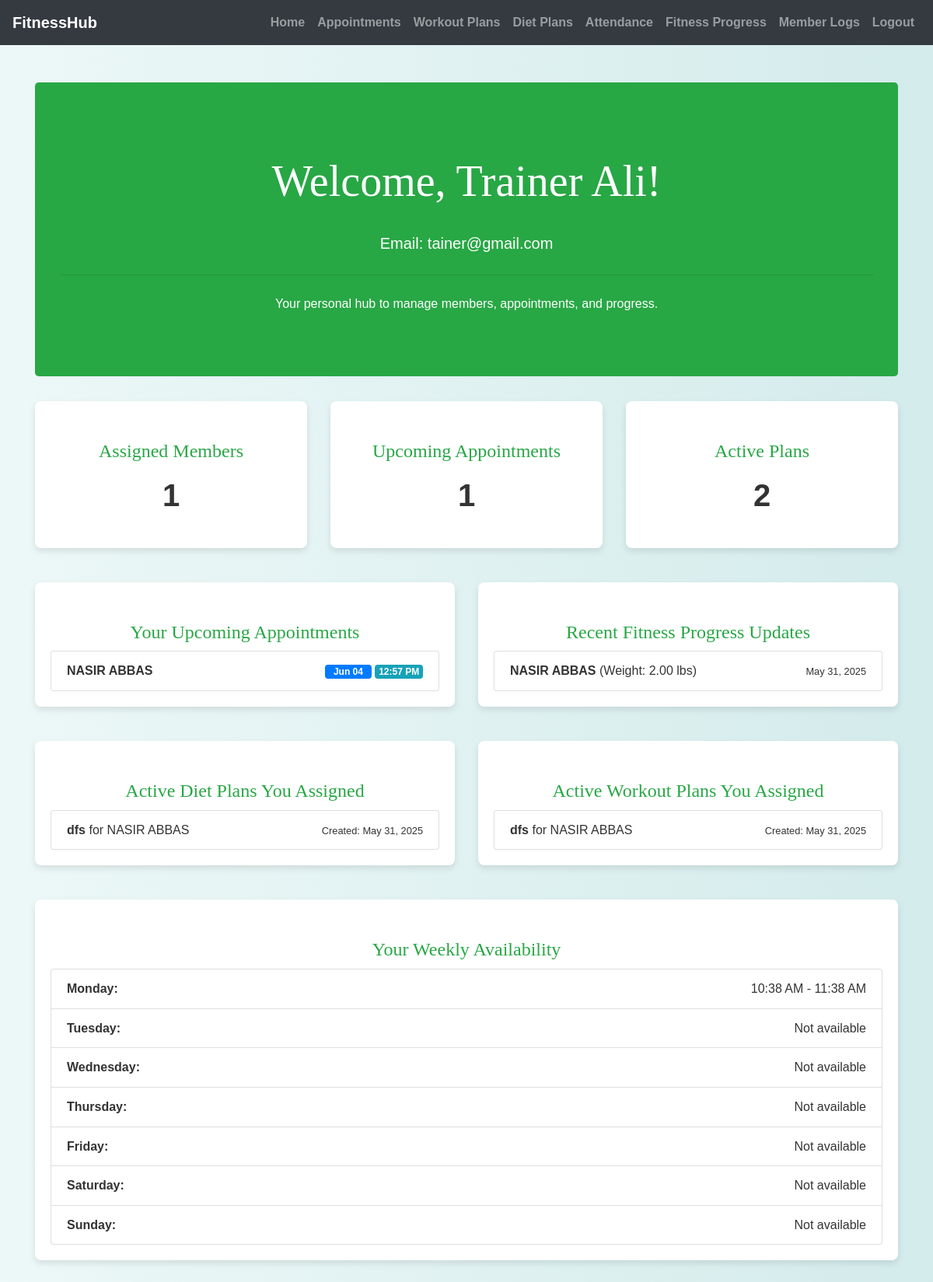
Screenshot of /trainer/trainer_dashboard.php (signed in) with the database file from the repository.
### tables this page shows
CREATE TABLE `trainers` (
  `trainer_id` int(11) NOT NULL,
  `first_name` varchar(50) NOT NULL,
  `last_name` varchar(50) NOT NULL,
  `specialization` varchar(100) DEFAULT NULL,
  `certification` text DEFAULT NULL,
  `experience_years` int(11) DEFAULT NULL,
  `bio` text DEFAULT NULL,
  `hourly_rate` decimal(10,2) DEFAULT NULL,
  `profile_picture` varchar(255) DEFAULT NULL,
  `email` varchar(100) NOT NULL,
  `password` varchar(255) NOT NULL
);

CREATE TABLE `appointments` (
  `appointment_id` int(11) NOT NULL,
  `member_id` int(11) NOT NULL,
  `trainer_id` int(11) NOT NULL,
  `appointment_date` date NOT NULL,
  `start_time` time NOT NULL,
  `end_time` time NOT NULL,
  `status` enum('scheduled','completed','cancelled','no_show') DEFAULT 'scheduled',
  `notes` text DEFAULT NULL,
  `created_at` timestamp NOT NULL DEFAULT current_timestamp()
);

CREATE TABLE `members` (
  `member_id` int(11) NOT NULL,
  `first_name` varchar(50) NOT NULL,
  `last_name` varchar(50) NOT NULL,
  `date_of_birth` date DEFAULT NULL,
  `gender` enum('male','female','other') DEFAULT NULL,
  `address` text DEFAULT NULL,
  `emergency_contact_name` varchar(100) DEFAULT NULL,
  `emergency_contact_phone` varchar(20) DEFAULT NULL,
  `health_conditions` text DEFAULT NULL,
  `fitness_goals` text DEFAULT NULL,
  `height` decimal(5,2) DEFAULT NULL,
  `weight` decimal(5,2) DEFAULT NULL,
  `profile_picture` varchar(255) DEFAULT NULL,
  `email` varchar(100) DEFAULT NULL,
  `password` varchar(255) NOT NULL
);

CREATE TABLE `fitness_progress` (
  `progress_id` int(11) NOT NULL,
  `member_id` int(11) NOT NULL,
  `trainer_id` int(11) NOT NULL,
  `record_date` date NOT NULL,
  `weight` decimal(5,2) DEFAULT NULL,
  `body_fat_percentage` decimal(5,2) DEFAULT NULL,
  `muscle_mass` decimal(5,2) DEFAULT NULL,
  `measurements` text DEFAULT NULL,
  `notes` text DEFAULT NULL
);

CREATE TABLE `diet_plans` (
  `diet_id` int(11) NOT NULL,
  `trainer_id` int(11) DEFAULT NULL,
  `member_id` int(11) NOT NULL,
  `plan_name` varchar(100) NOT NULL,
  `description` text DEFAULT NULL,
  `created_at` timestamp NOT NULL DEFAULT current_timestamp(),
  `is_active` tinyint(1) DEFAULT 1
);

CREATE TABLE `workout_plans` (
  `plan_id` int(11) NOT NULL,
  `trainer_id` int(11) DEFAULT NULL,
  `member_id` int(11) NOT NULL,
  `plan_name` varchar(100) NOT NULL,
  `description` text DEFAULT NULL,
  `created_at` timestamp NOT NULL DEFAULT current_timestamp(),
  `is_active` tinyint(1) DEFAULT 1
);

### trainer/trainer_dashboard.php (the view, shortened to what this page needs)
<?php
include('config.php');
$trainer_id = $_SESSION['trainer_id'];
function fetchData($conn, $query) {
    $result = mysqli_query($conn, $query);
    if ($result) {
        return mysqli_fetch_all($result, MYSQLI_ASSOC);
    } else {
        return [];
    }
}
$trainerNameQuery = "SELECT first_name, last_name FROM trainers WHERE trainer_id = $trainer_id";
$trainerNameData = fetchData($conn, $trainerNameQuery);
$trainerFirstName = $trainerNameData[0]['first_name'] ?? 'Trainer';
$trainerLastName = $trainerNameData[0]['last_name'] ?? '';
$totalAssignedMembersQuery = "
    SELECT COUNT(DISTINCT m.member_id) AS total_assigned_members
    FROM members m
    LEFT JOIN appointments a ON m.member_id = a.member_id AND a.trainer_id = $trainer_id
    LEFT JOIN diet_plans dp ON m.member_id = dp.member_id AND dp.trainer_id = $trainer_id
    LEFT JOIN workout_plans wp ON m.member_id = wp.member_id AND wp.trainer_id = $trainer_id
    LEFT JOIN fitness_progress fp ON m.member_id = fp.member_id AND fp.trainer_id = $trainer_id
    WHERE a.trainer_id = $trainer_id OR dp.trainer_id = $trainer_id OR wp.trainer_id = $trainer_id OR fp.trainer_id = $trainer_id
";
$totalAssignedMembersData = fetchData($conn, $totalAssignedMembersQuery);
$totalAssignedMembers = $totalAssignedMembersData[0]['total_assigned_members'] ?? 0;
$upcomingAppointmentsQuery = "SELECT a.*, m.first_name, m.last_name
                              FROM appointments a
                              JOIN members m ON a.member_id = m.member_id
                              WHERE a.trainer_id = $trainer_id
                              AND a.appointment_date BETWEEN CURDATE() AND DATE_ADD(CURDATE(), INTERVAL 7 DAY)
                              AND a.status = 'scheduled'
                              ORDER BY a.appointment_date, a.start_time
                              LIMIT 5";
$upcomingAppointments = fetchData($conn, $upcomingAppointmentsQuery);
$recentProgressUpdatesQuery = "SELECT fp.*, m.first_name, m.last_name
                               FROM fitness_progress fp
                               JOIN members m ON fp.member_id = m.member_id
                               WHERE fp.trainer_id = $trainer_id
                               ORDER BY fp.record_date DESC
                               LIMIT 5";
$recentProgressUpdates = fetchData($conn, $recentProgressUpdatesQuery);
$activeDietPlansQuery = "SELECT dp.*, m.first_name, m.last_name
                         FROM diet_plans dp
                         JOIN members m ON dp.member_id = m.member_id
                         WHERE dp.trainer_id = $trainer_id AND dp.is_active = 1
                         LIMIT 5";
$activeDietPlans = fetchData($conn, $activeDietPlansQuery);
$activeWorkoutPlansQuery = "SELECT wp.*, m.first_name, m.last_name
                            FROM workout_plans wp
                            JOIN members m ON wp.member_id = m.member_id
                            WHERE wp.trainer_id = $trainer_id AND wp.is_active = 1
                            LIMIT 5";
$activeWorkoutPlans = fetchData($conn, $activeWorkoutPlansQuery);
$trainerAvailabilityQuery = "SELECT day_of_week, start_time, end_time FROM trainer_availability WHERE trainer_id = $trainer_id AND is_available = 1 ORDER BY FIELD(day_of_week, 'monday', 'tuesday', 'wednesday', 'thursday', 'friday', 'saturday', 'sunday'), start_time";
$trainerAvailability = fetchData($conn, $trainerAvailabilityQuery);
?>
<!DOCTYPE html>
<html>
<head>
    <link rel="stylesheet" href="https://maxcdn.bootstrapcdn.com/bootstrap/4.5.2/css/bootstrap.min.css">
    <link rel="stylesheet" href="../css/style.css">
</head>
<body>
<?php include('navbar.php'); ?>
<div class="container mt-5 mb-5">
    <div class="jumbotron text-center bg-success text-white">
        <h1 class="display-4">Welcome, <?= htmlspecialchars($trainerFirstName . ' ' . $trainerLastName) ?>!</h1>
        <p class="lead">Email: <?= htmlspecialchars($_SESSION['email']) ?></p>
        <hr class="my-4">
        <p>Your personal hub to manage members, appointments, and progress.</p>
    </div>
    <div class="row">
        <div class="col-md-4">
            <div class="dashboard-card">
                <h3>Assigned Members</h3>
                <p><?php echo $totalAssignedMembers; ?></p>
            </div>
        </div>
        <div class="col-md-4">
            <div class="dashboard-card">
                <h3>Upcoming Appointments</h3>
                <?php
                $upcomingCountQuery = "SELECT COUNT(*) AS count FROM appointments WHERE trainer_id = $trainer_id AND appointment_date >= CURDATE() AND status = 'scheduled'";
                $upcomingCountData = fetchData($conn, $upcomingCountQuery);
                $upcomingCount = $upcomingCountData[0]['count'] ?? 0;
                ?>
                <p><?php echo $upcomingCount; ?></p>
            </div>
        </div>
        <div class="col-md-4">
            <div class="dashboard-card">
                <h3>Active Plans</h3>
                <?php
                $activePlansCountQuery = "SELECT (SELECT COUNT(*) FROM diet_plans WHERE trainer_id = $trainer_id AND is_active = 1) + (SELECT COUNT(*) FROM workout_plans WHERE trainer_id = $trainer_id AND is_active = 1) AS total_active_plans";
                $activePlansCountData = fetchData($conn, $activePlansCountQuery);
                $activePlansCount = $activePlansCountData[0]['total_active_plans'] ?? 0;
                ?>
                <p><?php echo $activePlansCount; ?></p>
            </div>
        </div>
    </div>
    <div class="row mt-4">
        <div class="col-md-6">
            <div class="dashboard-card text-left">
                <h3>Your Upcoming Appointments</h3>
                <?php if (!empty($upcomingAppointments)): ?>
                    <ul class="list-group">
                        <?php foreach ($upcomingAppointments as $appointment): ?>
                            <li class="list-group-item">
                                <div>
                                    <strong><?php echo htmlspecialchars($appointment['first_name'] . ' ' . $appointment['last_name']); ?></strong>
                                </div>
                                <div>
                                    <span class="badge badge-primary"><?php echo date("M d", strtotime($appointment['appointment_date'])); ?></span>
                                    <span class="badge badge-info"><?php echo date("h:i A", strtotime($appointment['start_time'])); ?></span>
                                </div>
                            </li>
                        <?php endforeach; ?>
                    </ul>
                <?php else: ?>
                    <p>No upcoming appointments in the next 7 days.</p>
                <?php endif; ?>
            </div>
        </div>
        <div class="col-md-6">
            <div class="dashboard-card text-left">
                <h3>Recent Fitness Progress Updates</h3>
                <?php if (!empty($recentProgressUpdates)): ?>
                    <ul class="list-group">
                        <?php foreach ($recentProgressUpdates as $progress): ?>
                            <li class="list-group-item">
                                <div>
                                    <strong><?php echo htmlspecialchars($progress['first_name'] . ' ' . $progress['last_name']); ?></strong>
                                    (Weight: <?php echo htmlspecialchars($progress['weight']); ?> lbs)
                                </div>
                                <div>
                                    <small><?php echo date("M d, Y", strtotime($progress['record_date'])); ?></small>
                                </div>
                            </li>
                        <?php endforeach; ?>
                    </ul>
                <?php else: ?>
                    <p>No recent fitness progress updates recorded by you.</p>
                <?php endif; ?>
            </div>
        </div>
    </div>
    <div class="row mt-4">
        <div class="col-md-6">
            <div class="dashboard-card text-left">
                <h3>Active Diet Plans You Assigned</h3>
                <?php if (!empty($activeDietPlans)): ?>
                    <ul class="list-group">
                        <?php foreach ($activeDietPlans as $plan): ?>
                            <li class="list-group-item">
                                <div>
                                    <strong><?php echo htmlspecialchars($plan['plan_name']); ?></strong> for <?php echo htmlspecialchars($plan['first_name'] . ' ' . $plan['last_name']); ?>
                                </div>
                                <div>
                                    <small>Created: <?php echo date("M d, Y", strtotime($plan['created_at'])); ?></small>
                                </div>
                            </li>
                        <?php endforeach; ?>
                    </ul>
                <?php else: ?>
                    <p>No active diet plans assigned by you.</p>
                <?php endif; ?>
            </div>
        </div>
        <div class="col-md-6">
            <div class="dashboard-card text-left">
                <h3>Active Workout Plans You Assigned</h3>
                <?php if (!empty($activeWorkoutPlans)): ?>
                    <ul class="list-group">
                        <?php foreach ($activeWorkoutPlans as $plan): ?>
                            <li class="list-group-item">
                                <div>
                                    <strong><?php echo htmlspecialchars($plan['plan_name']); ?></strong> for <?php echo htmlspecialchars($plan['first_name'] . ' ' . $plan['last_name']); ?>
                                </div>
                                <div>
                                    <small>Created: <?php echo date("M d, Y", strtotime($plan['created_at'])); ?></small>
                                </div>
                            </li>
                        <?php endforeach; ?>
                    </ul>
                <?php else: ?>
                    <p>No active workout plans assigned by you.</p>
                <?php endif; ?>
            </div>
        </div>
    </div>
    <div class="row mt-4">
        <div class="col-md-12">
            <div class="dashboard-card text-left">
                <h3>Your Weekly Availability</h3>
                <?php if (!empty($trainerAvailability)): ?>
                    <ul class="list-group">
                        <?php
                        $groupedAvailability = [];
                        foreach ($trainerAvailability as $avail) {
                            $groupedAvailability[$avail['day_of_week']][] = date("h:i A", strtotime($avail['start_time'])) . ' - ' . date("h:i A", strtotime($avail['end_time']));
                        }
                        $dayOrder = ['monday', 'tuesday', 'wednesday', 'thursday', 'friday', 'saturday', 'sunday'];
                        foreach ($dayOrder as $day) {
                            echo '<li class="list-group-item">';
                            echo '<strong>' . ucfirst($day) . ':</strong> ';
                            if (isset($groupedAvailability[$day])) {
                                echo implode(', ', $groupedAvailability[$day]);
                            } else {
                                echo 'Not available';
                            }
                            echo '</li>';
                        }
                        ?>
                    </ul>
                <?php else: ?>
                    <p>No availability set. Please update your availability in your profile.</p>
                <?php endif; ?>
            </div>
        </div>
    </div>
</div>
</body>
</html>

### css/style.css (style rules this page uses)
body { background: linear-gradient(90deg, rgba(233, 246, 246, 0.831), rgba(207, 233, 233, 0.9)); font-family: 'Arial', sans-serif; color: #333; line-height: 1.6; }
h1, h2, h3, h4 { text-align: center; margin-top: 30px; margin-bottom: 30px; font-family: 'Georgia', serif; }
.container { margin-bottom: 40px; }

### trainer/trainer_dashboard.php (style rules this page uses)
.dashboard-card { background-color: #fff; border-radius: 8px; box-shadow: 0 4px 8px rgba(0,0,0,0.1); padding: 20px; margin-bottom: 20px; text-align: center; }
.dashboard-card h3 { color: #28a745; font-size: 1.5rem; margin-bottom: 10px; }
.dashboard-card p { font-size: 2.5rem; font-weight: bold; color: #333; }
.list-group-item { display: flex; justify-content: space-between; align-items: center; }
.list-group-item span.badge { min-width: 60px; }

### rows the page displays
trainers: first_name+last_name "Trainer Ali"
appointments: member.last_name "NASIR ABBAS", appointment_date "Jun 04", start_time "12:57 PM"
fitness_progress: member.last_name "NASIR ABBAS", weight "2.00", record_date "May 31, 2025"
diet_plans: plan_name "dfs", member.last_name "NASIR ABBAS", created_at "May 31, 2025"
workout_plans: plan_name "dfs", member.last_name "NASIR ABBAS", created_at "May 31, 2025"

### other values shown
$_SESSION['email'] "tainer@gmail.com"
$totalAssignedMembers "1"
$upcomingCount "1"
$activePlansCount "2"
$day "Monday"
implode(', ', $groupedAvailability[$day]) "10:38 AM - 11:38 AM"
$day "Tuesday"
$day "Wednesday"
$day "Thursday"
$day "Friday"
$day "Saturday"
$day "Sunday"
